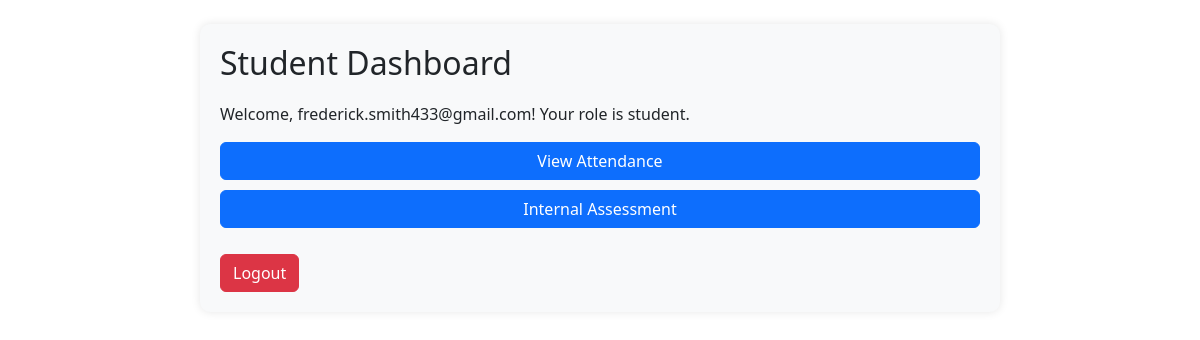
The page /student_dashboard/1 (signed in) on the database as committed earlier.
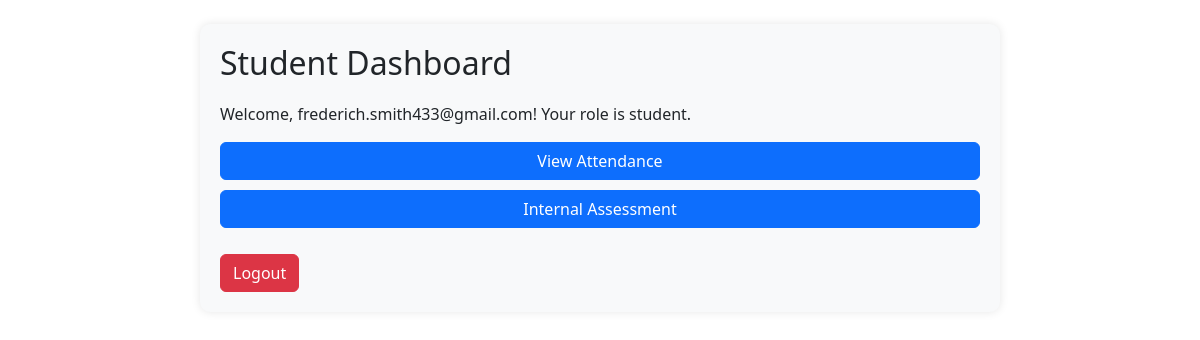
The same page on the database as committed later.
### tables this page shows
CREATE TABLE users (
            id INTEGER PRIMARY KEY AUTOINCREMENT,
            email TEXT UNIQUE NOT NULL,
            password TEXT NOT NULL,
            role TEXT CHECK(role IN ('admin', 'teacher', 'student')) NOT NULL DEFAULT 'student'
        );

### app.py (the view)
@app.route('/student_dashboard/<int:student_id>')
@student_required
def student_dashboard(student_id):
    return render_template('student_dashboard.html', student_id = student_id)

### app.py (called while the page is built)
@login_manager.user_loader
def load_user(user_id):
    conn = sqlite3.connect(DB_PATH)
    cursor = conn.cursor()
    cursor.execute("SELECT id, email, role FROM users WHERE id = ?", (user_id,))
    user = cursor.fetchone()
    conn.close()
    if user:
        return User(id=user[0], email=user[1], role=user[2])
    return None

def student_required(f):
    @wraps(f)
    def decorated_function(*args, **kwargs):
        if 'user_id' not in session or session.get('role') != 'student':
            return "Access Denied: Students Only", 403
        return f(*args, **kwargs)
    return decorated_function

### templates/student_dashboard.html (shortened to what this page needs)
<!DOCTYPE html>
<html lang="en">
<head>
    <link rel="stylesheet" href="https://cdn.jsdelivr.net/npm/bootstrap@5.3.0/dist/css/bootstrap.min.css">
</head>
<body class="container mt-4">
    <div class="dashboard-container">
        <h2 class="dashboard-header">Student Dashboard</h2>
        <p>Welcome, {{ current_user.email }}! Your role is {{ current_user.role }}.</p>
        <div class="dashboard-links">
            <a href="{{ url_for('view_attendance') }}" class="btn btn-primary">View Attendance</a>
            <a href="{{ url_for('available_IA',student_id = student_id) }}" class="btn btn-primary">Internal Assessment</a>
        </div>
        <a href="{{ url_for('logout') }}" class="btn btn-danger mt-3">Logout</a>
    </div>
</body>
</html>

### templates/student_dashboard.html (style rules this page uses)
.dashboard-container { max-width: 800px; margin: auto; padding: 20px; background-color: #f8f9fa; border-radius: 10px; box-shadow: 0 0 10px rgba(0, 0, 0, 0.1); }
.dashboard-header { margin-bottom: 20px; }
.dashboard-links a { display: block; margin-bottom: 10px; }

Rows that differ between the two databases and show on the page:
changed users "student": email "frederick.smith433@gmail.com" → "frederich.smith433@gmail.com"
